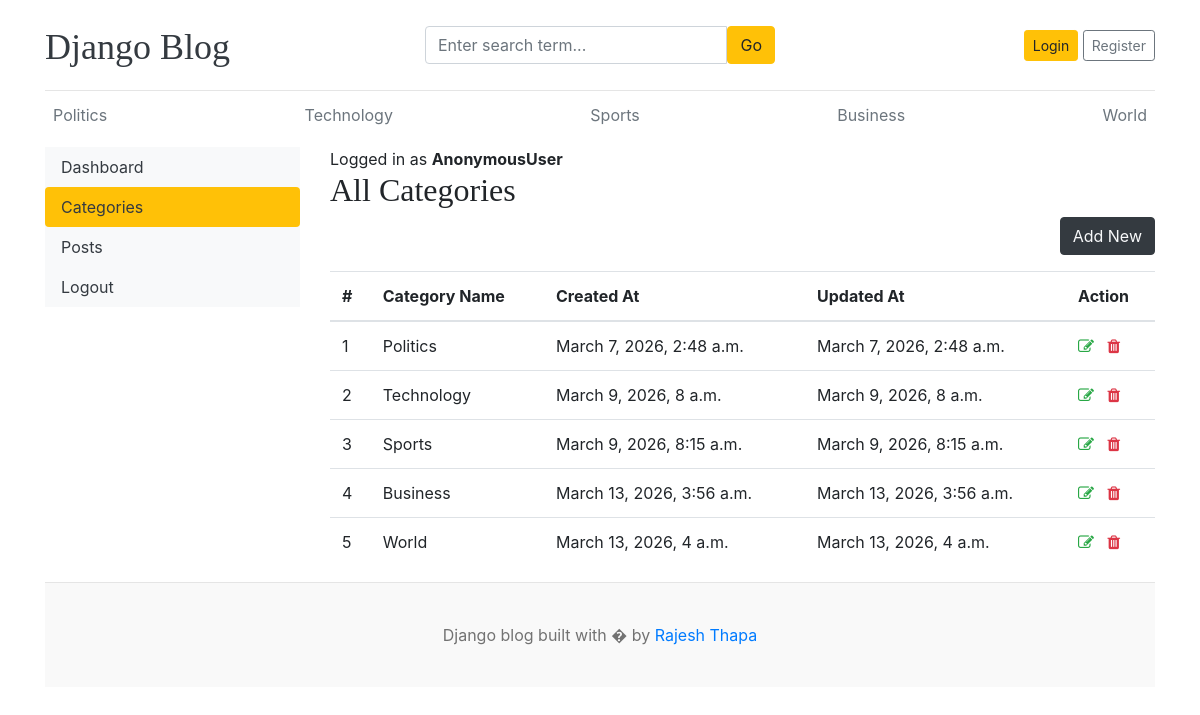
/dashboard/categories/, run on the app's committed database.
### Blog_app/models.py (models this page shows)
class Category(models.Model):
  category_name = models.CharField(max_length=100, unique=True)
  created_At = models.DateTimeField(auto_now_add=True)
  updated_At = models.DateTimeField(auto_now=True)
  def __str__(self):
    return self.category_name
  class Meta():
    verbose_name_plural = "Categories"

### dashboard/views.py (the view)
# urls.py: path('categories/',views.categories, name='categories'),
def categories(request):
  return render(request, 'dashboard/categories.html')

### Blog_app/context_processors.py (called while the page is built)
def getCategory(request):
  categories = Category.objects.all()
  return dict(categories=categories)

def getsocialLinks(request):
  sociallinks = SocialLinks.objects.all()
  return dict(sociallinks = sociallinks)

### template/dashboard/categories.html (shortened to what this page needs)
{% extends 'base.html' %}
{% block content %}
<div class="row">
  {% include 'dashboard/sidebar.html' %}
  <div class="col-md-9">
    <span>Logged in as <b>{{ user }}</b></span>
    <h2>All Categories</h2>
    <a href="{% url 'add_category' %}" class="btn btn-dark text-light float-right mb-3">Add New</a>
    <table class="table table-hover">
      <thead>
        <tr>
          <th scope="col">#</th>
          <th scope="col">Category Name</th>
          <th scope="col">Created At</th>
          <th scope="col">Updated At</th>
          <th scope="col">Action</th>
        </tr>
      </thead>
      <tbody>
        {% for cat in categories %}
        <tr>
          <td>{{ forloop.counter }}</th>
          <td>{{cat}}</td>
          <td>{{cat.created_At}}</td>
          <td>{{cat.updated_At}}</td>
          <td>
            <a href="{% url 'edit_category' cat.id %}"><i class="fa fa-edit text-success"></i></a>
            <a href="{% url 'delete_category' cat.id %}"> <i class="fa fa-trash text-danger"></i>
            </a>
          </td>
        </tr>
        {% endfor %}
      </tbody>
    </table>
  </div>
</div>
{% endblock %}

### template/base.html (shortened to what this page needs)
{% load static %}
<!DOCTYPE html>
<html lang="en">
<head>
  <link href="https://getbootstrap.com/docs/4.0/dist/css/bootstrap.min.css" rel="stylesheet">
  <link rel="stylesheet" href="https://cdnjs.cloudflare.com/ajax/libs/font-awesome/4.7.0/css/font-awesome.min.css">
  <link href={% static "css/style.css" %} rel="stylesheet">
</head>
<body>
  <div class="container">
    <header class="blog-header py-3">
      <div class="row flex-nowrap justify-content-between align-items-center">
        <div class="col-4 pt-1">
          <a class="blog-header-logo text-dark" href="/">Django Blog</a>
        </div>
        <div class="col-4">
          <form action="{% url 'search' %}" method="GET">
            <div class="input-group">
              <input class="form-control" name="keyword" value="{{keyword}}" type="text"
                placeholder="Enter search term...">
              <button type="submit" class="btn btn-warning">Go</button>
            </div>
          </form>
        </div>
        <div class="col-4 d-flex justify-content-end align-items-center">
          {% if not user.is_authenticated %}
          <a class="btn btn-sm btn-warning" href="{% url 'login' %}">Login</a> &nbsp;
          <a class="btn btn-sm btn-outline-secondary" href="{% url 'register' %}">Register</a>
          {% else %}
          <span><a href="{% url 'dashboard' %}">Dashboard</a></span>
          &nbsp;
          <!-- <span>{{user}}</span>
          &nbsp; -->
          <span><a href="{% url 'logout' %}">Logout</a></span>
          {% endif %}
        </div>
      </div>
    </header>
    <div class="nav-scroller py-1 mb-2">
      <nav class="nav d-flex justify-content-between">
        {% for cat in categories %}
        <a class="p-2 text-muted" href="{% url 'post_by_category' cat.id%}">{{cat.category_name}}</a>
        {% endfor %}
      </nav>
    </div>
    {% block content %}
    {% endblock %}
    <footer class="blog-footer">
      <p>Django blog built with � by <a href="#">Rajesh Thapa</a></p>
    </footer>
</body>
</html>

### static/css/style.css (style rules this page uses)
.blog-header { border-bottom: 1px solid #e5e5e5; }
.blog-header-logo { font-family: "Playfair Display", Georgia, "Times New Roman", serif; font-size: 2.25rem; }
h1, h2, h3, h4, h5, h6 { font-family: "Playfair Display", Georgia, "Times New Roman", serif; }
.blog-footer { padding: 2.5rem 0; color: #727272; text-align: center; background-color: #f9f9f9; border-top: .05rem solid #e5e5e5; }
.blog-footer p:last-child { margin-bottom: 0; }

### data on the page
Category: category_name "Politics", created_At "March 7, 2026, 2:48 a.m.", updated_At "March 7, 2026, 2:48 a.m."
Category: category_name "Technology", created_At "March 9, 2026, 8 a.m.", updated_At "March 9, 2026, 8 a.m."
Category: category_name "Sports", created_At "March 9, 2026, 8:15 a.m.", updated_At "March 9, 2026, 8:15 a.m."
Category: category_name "Business", created_At "March 13, 2026, 3:56 a.m.", updated_At "March 13, 2026, 3:56 a.m."
Category: category_name "World", created_At "March 13, 2026, 4 a.m.", updated_At "March 13, 2026, 4 a.m."

### other printed values
{{ user }} "AnonymousUser"
